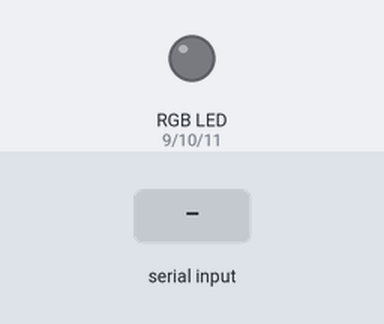
The sketch below on a simulated Arduino Uno, built with avr-gcc and run on an emulated ATmega328P. On the bench: an RGB LED mixed from three pins (HIGH = lit). The inputs (shaded band) are chosen by the test bench. Dim RGB values are drawn brighter than linear.

Above: at 1.2 s.
1.3 s: "90,45\n" received over Serial
At 2.1 s:
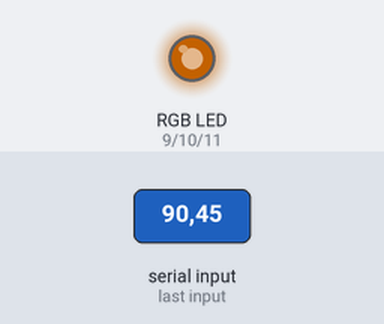
2.8 s: "30,150\n" received over Serial
At 3.3 s:
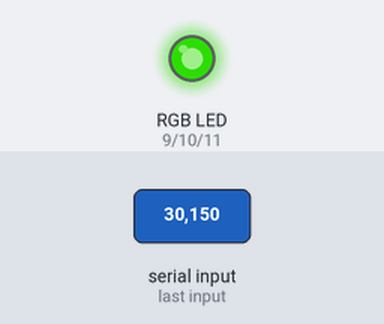
4.3 s: "90\n" received over Serial
At 5.5 s:
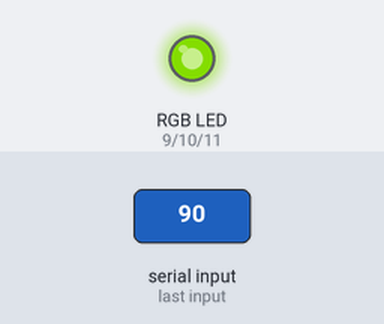
5.8 s: "200\n" received over Serial
At 6.7 s:
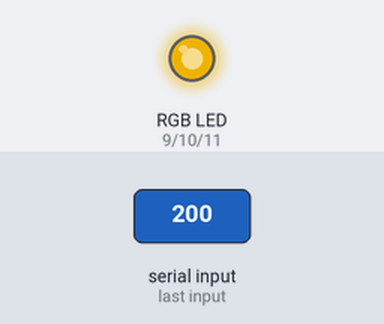
7.3 s: "5\n" received over Serial
At 7.8 s:
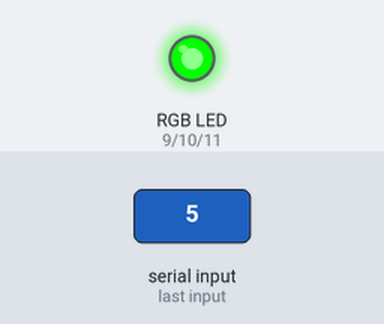
8.8 s: "90,45,200\n" received over Serial
At 9.2 s:
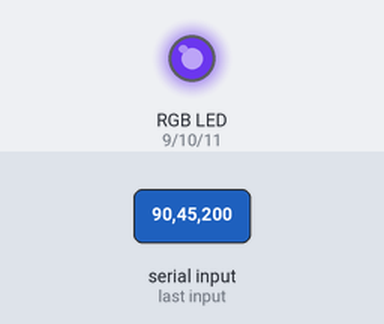
Timing chart, 0 to 11.3 s (numbered marks = the images above; inputs shaded):
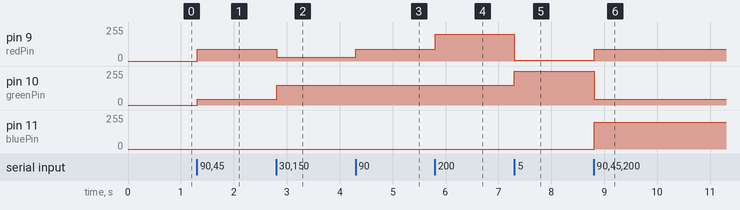

The sketch:

rgb_led.ino
```cpp
   const int redPin = 9;    // Pin connected to the red LED
   const int greenPin = 10; // Pin connected to the green LED
   const int bluePin = 11;  // Pin connected to the blue LED

   void setup() {
       Serial.begin(9600);
       pinMode(redPin, OUTPUT);
       pinMode(greenPin, OUTPUT);
       pinMode(bluePin, OUTPUT);
   }

   void loop() {
       if (Serial.available() > 0) {
           String rgbString = Serial.readStringUntil('\n');
           int red, green, blue;
           sscanf(rgbString.c_str(), "%d,%d,%d", &red, &green, &blue);
           analogWrite(redPin, red);
           analogWrite(greenPin, green);
           analogWrite(bluePin, blue);
       }
   }
   
```

Measured:
- after the input at 1.3 s, pin 9 (redPin): 0/255 → 90/255 at once; pin 10 (greenPin): 0/255 → 45/255 at once
- after the input at 2.8 s, pin 9 (redPin): 90/255 → 30/255 at once; pin 10 (greenPin): 45/255 → 150/255 at once
- after the input at 4.3 s, pin 9 (redPin): 30/255 → 90/255 at once
- after the input at 5.8 s, pin 9 (redPin): 90/255 → 200/255 at once
- after the input at 7.3 s, pin 9 (redPin): 200/255 → 5/255 at once; pin 10 (greenPin): 150/255 → 255/255 at once
- after the input at 8.8 s, pin 9 (redPin): 5/255 → 90/255 at once; pin 10 (greenPin): 255/255 → 45/255 at once; pin 11 (bluePin): 0/255 → 200/255 at once
